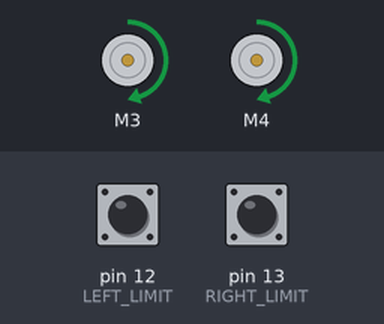
Simulated run of this sketch. Board: Arduino Uno, built with avr-gcc and run on an emulated ATmega328P. Parts: 2 × DC motor (green arrow = forward, orange = backward, longer = faster). The inputs (shaded band) are chosen by the test bench; at power-on: pin 12 (LEFT_LIMIT) HIGH, pin 13 (RIGHT_LIMIT) HIGH.

Above: at 1.2 s.
1.3 s: pin 12 (LEFT_LIMIT) pulled LOW for 0.15 s
At 2.9 s:
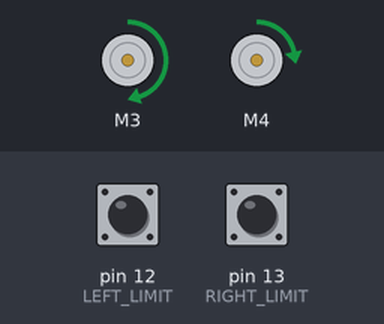
4.4 s: pin 13 (RIGHT_LIMIT) pulled LOW for 3.2 s
At 6.4 s:
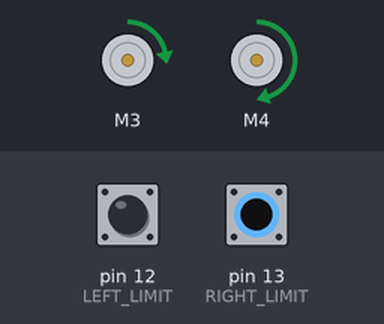
10.6 s: pin 13 (RIGHT_LIMIT) pulled LOW for 0.15 s
At 11.1 s:
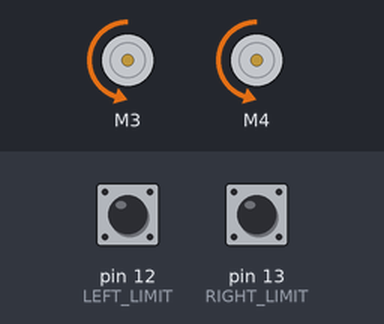
13.7 s: pin 13 (RIGHT_LIMIT) pulled LOW for 1 s
At 14.7 s:
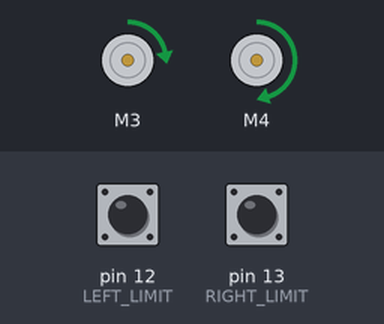
Timing chart, 0 to 17.6 s (numbered marks = the images above; inputs shaded):
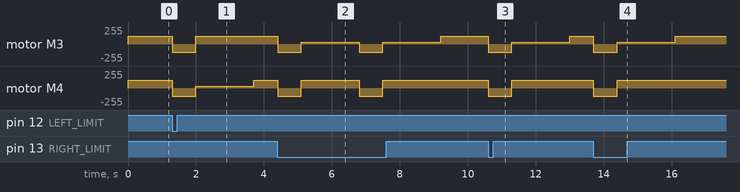

The sketch:

Motor_Control.ino
```cpp
// Written by Caleb Hubbell for ECE 342

//=================================================================
//     Declare Global Variables & Header Files
//=================================================================
// Including Arduino's I2C library, as well as the motorshield, and LCD libraries.
#include <Wire.h>
#include <Adafruit_MotorShield.h>

// Constants are defined for the physical elements connecting to the Arduino
const int LEFT_LIMIT = 12; // these are pulled up, so other end goes to ground
const int RIGHT_LIMIT = 13;
const int BASE_PIN = 0;

// declare states
int DEFAULT_STATE = 1;
int HIT_RIGHT_STATE = 2;
int HIT_LEFT_STATE = 3;
int HIT_STATE = 4;

// declare variables
int _currentState;

// adjust to adjust the speed of the robot. Could be tuned to make it drive straight too
int LSpeed = 120;
int RSpeed = 120;

int Back_Delay = 700; // should allow bot to get about 6 inches from wall
int Turn_Delay = 1700; // should allow bot to turn ~90 degrees

unsigned long refreshTime = 0;
unsigned long stateTime = 0;

// Create the motor shield object with the default I2C address
Adafruit_MotorShield motorShield = Adafruit_MotorShield();

// Select which 'port' for each motor.
Adafruit_DCMotor *leftMotor = motorShield.getMotor(3);
Adafruit_DCMotor *rightMotor = motorShield.getMotor(4);

void setup()
{

  // The motor shield and the serial monitor are initialized
  motorShield.begin();
  Serial.begin(9600);

  // Motors started
  leftMotor->run(RELEASE);
  rightMotor->run(RELEASE);

  // Limit inputs enabled
  pinMode(LEFT_LIMIT, INPUT_PULLUP);
  pinMode(RIGHT_LIMIT, INPUT_PULLUP);
  pinMode(BASE_PIN, INPUT);

  // go to first state
  _currentState = DEFAULT_STATE;
}

// the loop routine runs over and over again forever:
void loop()
{
  // see if at charger
  if(digitalRead(BASE_PIN) == HIGH)
  {
    leftMotor->run(RELEASE);
    rightMotor->run(RELEASE);
  }

  if(_currentState == DEFAULT_STATE) // Just go forward
  {

    // go forward
    forward();

    // check the limit switches
    if ((digitalRead(RIGHT_LIMIT) == LOW) && (digitalRead(LEFT_LIMIT) == LOW))
    {
      // Center hit
      _currentState = HIT_STATE;
    }
    else if (digitalRead(LEFT_LIMIT) == LOW)
    {
      // Left hit
      _currentState = HIT_LEFT_STATE;
    }
    else if (digitalRead(RIGHT_LIMIT) == LOW)
    {
      // Right hit
      _currentState = HIT_RIGHT_STATE;
    }
  }

  if(_currentState == HIT_RIGHT_STATE) // Backup and turn left
  {
    // backup
    backward();
    delay(Back_Delay);

    // turn left
    left();
    delay(Turn_Delay);

    // go back to main loop
    _currentState = DEFAULT_STATE;
  }

  if(_currentState == HIT_LEFT_STATE) // Backup and turn right
  {
    // backup
    backward();
    delay(Back_Delay);

    // turn right
    right();
    delay(Turn_Delay);

    // go back to main loop
    _currentState = DEFAULT_STATE;
  }

  if(_currentState == HIT_STATE) // Backup and turn around
  {
    // backup
    backward();
    delay(Back_Delay);

    // turn all the way around
    right();
    delay(Turn_Delay * 2);

    // go back to main loop
    _currentState = DEFAULT_STATE;
  }
}


// FUNCTIONS
void forward()
{
  leftMotor->run(FORWARD);
  leftMotor->setSpeed(LSpeed);
  rightMotor->run(FORWARD);
  rightMotor->setSpeed(RSpeed);
}

void backward()
{
  leftMotor->run(BACKWARD);
  leftMotor->setSpeed(LSpeed);
  rightMotor->run(BACKWARD);
  rightMotor->setSpeed(RSpeed);
}

void left()
{
  leftMotor->run(FORWARD);
  leftMotor->setSpeed(30);
  rightMotor->run(FORWARD);
  rightMotor->setSpeed(RSpeed);
}

void right()
{
  leftMotor->run(FORWARD);
  leftMotor->setSpeed(LSpeed);
  rightMotor->run(FORWARD);
  rightMotor->setSpeed(30);
}
```

Measured:
- after the input at 1.3 s, motor M3: forward 120/255 → backward 120/255 at once, → forward 120/255 0.70 s later; motor M4: forward 120/255 → backward 120/255 at once, → forward 30/255 0.70 s later, → forward 120/255 1.7 s later
- after the input at 4.4 s, motor M3: forward 120/255 → backward 120/255 at once, → forward 30/255 0.70 s later, → backward 120/255 1.7 s later, → forward 30/255 0.70 s later, … (5 changes in this stretch); motor M4: alternates forward 120/255 for 1.7 s and backward 120/255 for 0.70 s, 4 changes in all, then stays forward 120/255, starting at once
- after the input at 10.6 s, motor M3: forward 120/255 → backward 120/255 at once, → forward 30/255 0.70 s later, → forward 120/255 1.7 s later; motor M4: forward 120/255 → backward 120/255 at once, → forward 120/255 0.70 s later
- after the input at 13.7 s, motor M3: forward 120/255 → backward 120/255 at once, → forward 30/255 0.70 s later, → forward 120/255 1.7 s later; motor M4: forward 120/255 → backward 120/255 at once, → forward 120/255 0.70 s later
